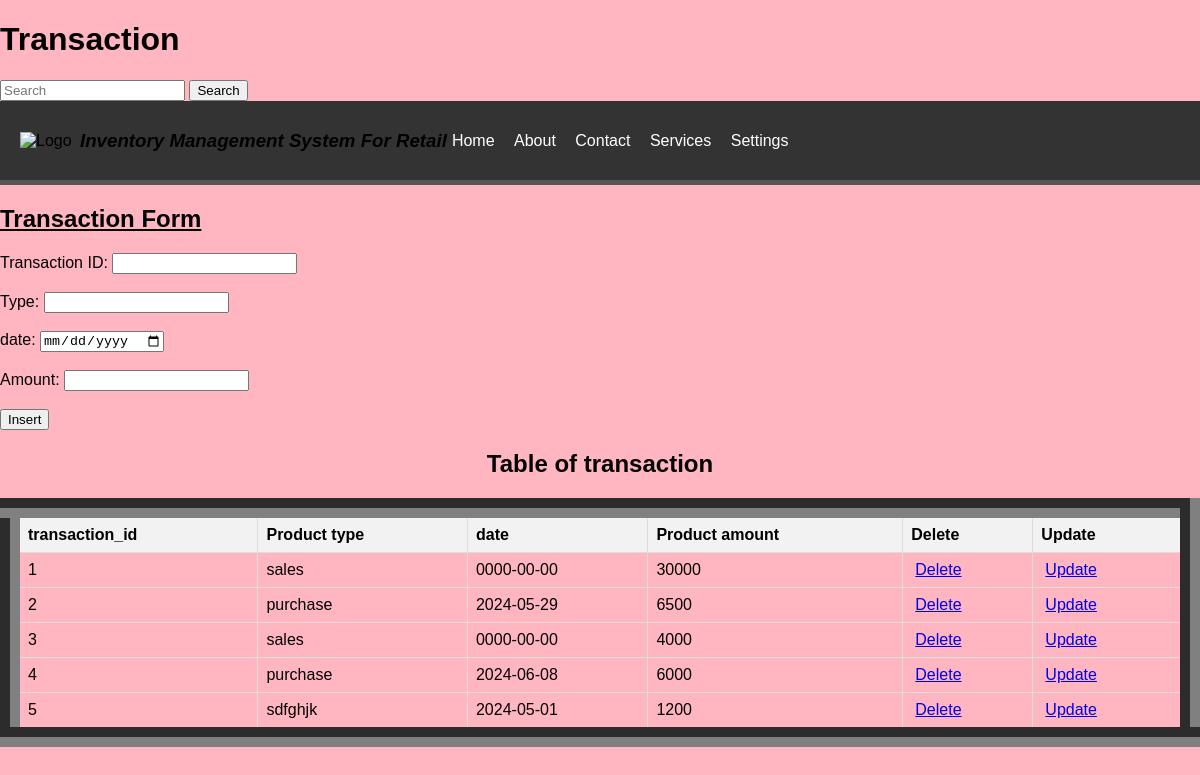
/transaction.php, run on the app's committed database.
### tables this page shows
CREATE TABLE `transaction` (
  `transaction_id` int(11) NOT NULL,
  `type` varchar(50) DEFAULT NULL,
  `date` date DEFAULT NULL,
  `amount` int(11) DEFAULT NULL
);

### transaction.php (the view, shortened to what this page needs)
<!DOCTYPE html>
<html lang="en">
<head>
</head>
    <body style="background-image: url('./Images/Goal.jpg');background-repeat: no-repeat;background-size:cover;">
  <header>
    <h1>Transaction</h1>
  </header>
  <form class="d-flex" role="search" action="search.php">
    <input class="form-control me-2" type="search" placeholder="Search" aria-label="Search" name="query">
    <button class="btn btn-outline-success" type="submit">Search</button>
  </form>
<div class="header">
    <img class="logo" src="tt.png" alt="Logo">
    <h3><i>Inventory Management System For Retail</i></h3>
    <ul class="navigation">
        <li><a href="home.html">Home</a></li>
        <li><a href="about.html">About</a></li>
        <li><a href="contact.html">Contact </a></li>
        <li class="dropdown">
            <a href="#">Services</a>
        </li>
        <li class="dropdown">
            <a href="#">Settings</a>
        </li>
    </ul>
</div>
<section>
<h1><u> Transaction Form </u></h1>
    <form method="post" onsubmit="return confirmInsert();">
        <label for="transaction_id">Transaction ID:</label>
        <input type="number" id="transaction_id" name="transaction_id"><br><br>
        <label for="type">Type:</label>
        <input type="text" id="type" name="type" required><br><br>
        <label for="date">date:</label>
        <input type="Date" id="date" name="date" required><br><br>
        <label for="amount">Amount:</label>
        <input type="number" id="amount" name="amount" required><br><br>
        <input type="submit" name="add" value="Insert">
    </form>
<?php
include('db_connection.php');
$sql = "SELECT * FROM transaction";
$result = $conn->query($sql);
?>
<!DOCTYPE html>
<html>
<head>
</head>
<body>
    <center><h2>Table of transaction</h2></center>
    <table border="20">
        <tr>
            <th>transaction_id</th>
            <th>Product type</th>
            <th>date</th>
            <th>Product amount</th>
            <th>Delete</th>
            <th>Update</th>
        </tr>
        <?php
        if ($result->num_rows > 0) {
            while ($row = $result->fetch_assoc()) {
                echo "<tr>
                    <td>" . $row['transaction_id'] . "</td>
                    <td>" . $row['type'] . "</td>
                    <td>" . $row['date'] . "</td>
                    <td>" . $row['amount'] . "</td>
<td><a style='padding:4px' href='delete transaction.php?transaction_id=" . $row['transaction_id'] . "'>Delete</a></td>
<td><a style='padding:4px' href='update transaction.php?transaction_id=" . $row['transaction_id'] . "'>Update</a></td>
                </tr>";
            }
        } else {
            echo "<tr><td colspan='4'>No data found</td></tr>";
        }
        ?>
    </table>
</body>
</html>
</body>
</body>
</html>

### transaction.php (style rules this page uses)
body { background-color:lightpink; font-family: Arial, sans-serif; margin: 0; padding: 0; }
.header { display: flex; justify-content: space-between; align-items: center; padding: 10px 20px; background-color: #333; border-bottom: 5px solid #555; }
.logo { width: 60px; height: auto; }
.navigation { list-style-type: none; margin: 0; padding: 0; text-align: none; flex-grow: 2; }
.navigation li { display: inline-block; margin-right: 5px; padding: 5px; }
.navigation li:last-child { margin-right: 0; }
.navigation li a { text-decoration: none; color: #fff; }
table { width: 100%; border-collapse: collapse; }
th, td { border: 1px solid #ddd; padding: 8px; text-align: left; }
th { background-color: #f2f2f2; }

### data on the page
transaction: transaction_id "1", type "sales", date "0000-00-00", amount "30000"
transaction: transaction_id "2", type "purchase", date "2024-05-29", amount "6500"
transaction: transaction_id "3", type "sales", date "0000-00-00", amount "4000"
transaction: transaction_id "4", type "purchase", date "2024-06-08", amount "6000"
transaction: transaction_id "5", type "sdfghjk", date "2024-05-01", amount "1200"
